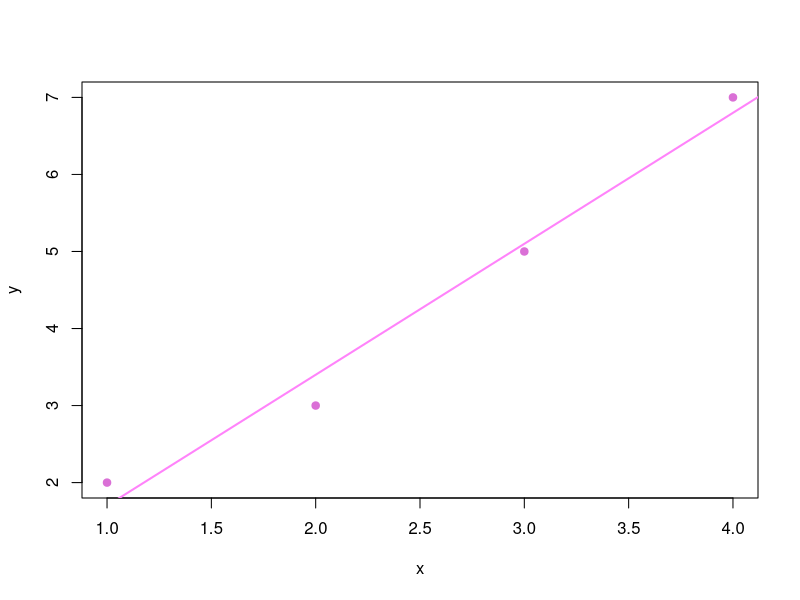
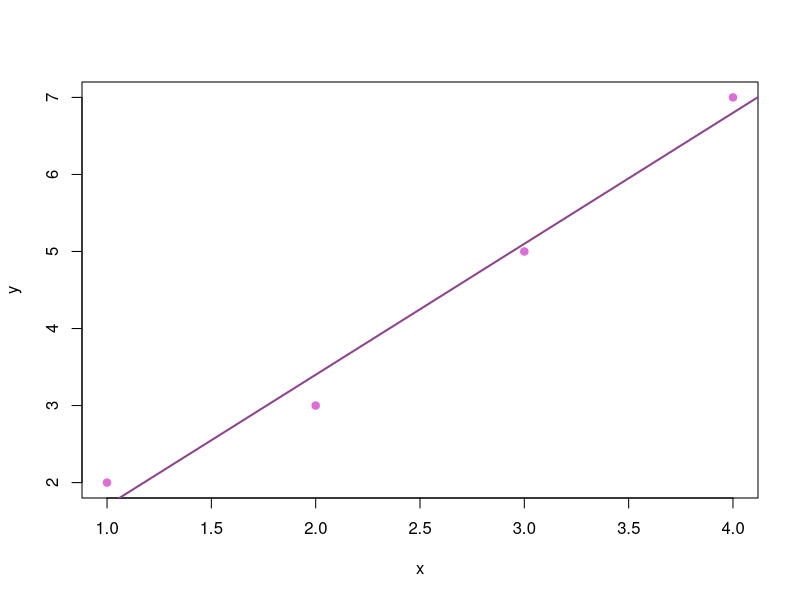
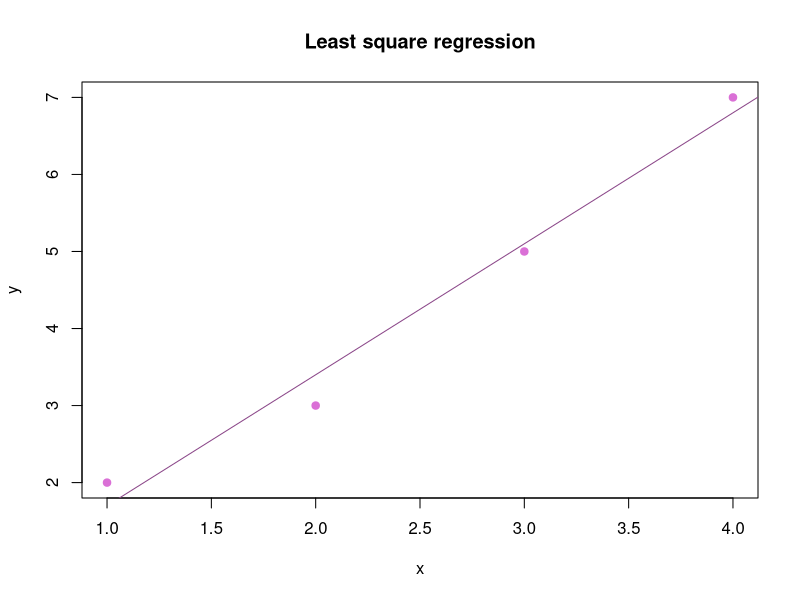
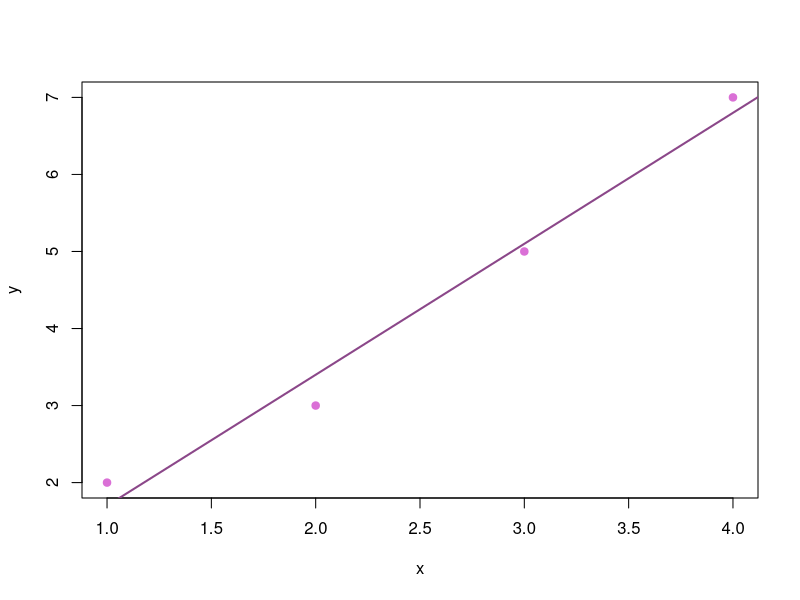

The R source for these figures, in order:
####################
#  Oct 16 Meeting  #
# Estimating slope #
####################

#LinearRegression
#Make your points
x <-c(1, 2, 3, 4)
y <-c(2, 3, 5, 7)

#Make your line 
model <- lm(y ~ x)
plot(x, y, pch = 19, col = "orchid")
abline(model, col = "orchid1", lwd = 2)

#Now lets assume we don't know the line of best fit
# Establish unknown variables
best_slope <- NA
best_intercept <- NA
#This value represents the min residual sum of squares(RSS), set to infinity to not limit the value/
min_rss <- Inf

slopes<- seq(-10, 10, by = 0.1)
intercepts<- seq(0, 10, by = 0.5)
like_matrix<- matrix(0, nrow = length(slopes), ncol = length(intercepts))

like<- function(y, x, slope, intercept, error=0.1){
 means<- intercept + slope * x
 probs<- dnorm(y, means, error, FALSE)
 ret <- prod(probs)
 return(ret)
}

max_like <- -Inf
# For loop through a different slopes and intercepts
# Varying slope from -5 to 5
### I want to keep it reasonable and measure every 0.1
for (slope in slopes) {        
  # Varying intercept from 0 to 10 
  #Y values range from 2-7 so I want to cover those and then some
  #I measure every 0.5 now to speed up the processes a litle bit
  for (intercept in intercepts) {
    # Calculate predicted values
    #Y = mx+b based on previous for loops
    predicted_y <- slope * x + intercept
    # Calculate residuals and RSS
    # sum of (y - yhat) squared
   ## rss <- sum((y - predicted_y)^2)
    mylike<- like(y, x, slope, intercept, 0.1)
    
    if (mylike > max_like){
      max_like <- mylike
      best_slope <- slope
      best_intercept <- intercept
    }
        
    # Check if this model is better
  #  if (rss < min_rss) {
   #   min_rss <- rss
    #  best_slope <- slope
    #  best_intercept <- intercept
    #}
  }
}

# Output the best slope and intercept from the if statement above
cat("Best Slope:", best_slope, "\n")
cat("Best Intercept:", best_intercept, "\n")
cat("Maximum Likelihood:", max_like, "\n")

# Plot the original data and the new best fit line
plot(x, y, pch = 19, col = "orchid")
abline(a = best_intercept, b = best_slope, col = "orchid4", lwd = 2) 


# Next try to use optim to do a proper max_like on your function
####Today 10-16 you did a grid search



###############################
#        Oct 23 Meeting       #
# Estimating slope with optim #
###############################

#Used the tutorial https://www.magesblog.com/post/2013-03-12-how-to-use-optim-in-r/
#Turn your points into data frame
dat=data.frame(x=c(1, 2, 3, 4), 
               y=c(2, 3, 5, 7))
#Goint to use RSS
min.RSS <- function(data, par) {
  with(data, sum((par[1] + par[2] * x - y)^2))
}
#Use optim
(result <- optim(par = c(0, 1), fn = min.RSS, data = dat))
#plot
plot(y ~ x, data = dat, main="Least square regression", pch = 19, col = "orchid")
abline(a = result$par[1], b = result$par[2], col = "orchid4")

#############################################
#Grace tries to do it on her own with chatgtp
#############################################
# Example data
x <- c(1, 2, 3, 4)
y <- c(2, 3, 5, 7)

# Define the negative log-posterior function
neg_log_posterior <- function(params, x, y) { #params is expected to be a vector containing the model parameters (intercept, slope, and log of the standard deviation)
  alpha <- params[1]  # Intercept
  beta <- params[2]   # Slope
  sigma <- exp(params[3])  # Sigma: The standard deviation is transformed using the exponential function to ensure it remains positive.
  
  # Likelihood
  likelihood <- sum(dnorm(y, mean = alpha + beta * x, sd = sigma, log = TRUE))  #What is the likelihood of the observed data under a normal distribution. 
  
  # Priors
  #Alpha and Beta are modeled with normal distributions centered at 0 with a standard deviation of 10.
  #Sigma uses a half-Cauchy distribution to model the prior for the standard deviation, ensuring it is always positive.
    #half-Cauchy distribution is used to keep values positive but extend essentially to inf.
  #prior_alpha <- dnorm(alpha, mean = 0, sd = 10, log = TRUE)
  #prior_beta <- dnorm(beta, mean = 0, sd = 10, log = TRUE)
  #prior_sigma <- dcauchy(sigma, location = 0, scale = 2, log = TRUE)
  
  # Total negative log-posterior
  return(- (likelihood)) #+ prior_alpha + prior_beta + prior_sigma))  #the function calculates the total negative log-posterior by summing the likelihood and the prior terms, then negating this sum
}

# Initial values for alpha, beta, and log(sigma)
init_params <- c(alpha = 0, beta = 0, log_sigma = log(1))

# Optimize the negative log-posterior
optim_result <- optim(init_params, neg_log_posterior, x = x, y = y)
  #The optim function starts with the initial parameters provided in init_params and uses 
  #optimization algorithms (default is the Nelder-Mead method) to adjust the parameters
  #It tries different parameters until the neg_log_posterior is minimized

# Extract results
alpha_est <- optim_result$par[1]
beta_est <- optim_result$par[2]
sigma_est <- exp(optim_result$par[3])  # Back-transform sigma
cat("Estimated Intercept:", alpha_est, "\n")
cat("Estimated Slope:", beta_est, "\n")
cat("Estimated Sigma:", sigma_est, "\n")

# Plot the original data
plot(x, y, pch = 19, col = "orchid")
abline(a = alpha_est, b = beta_est, col = "orchid4", lwd = 2)

#Questions: What is Nelder-Mead method? What are gradient-based optimization methods?

